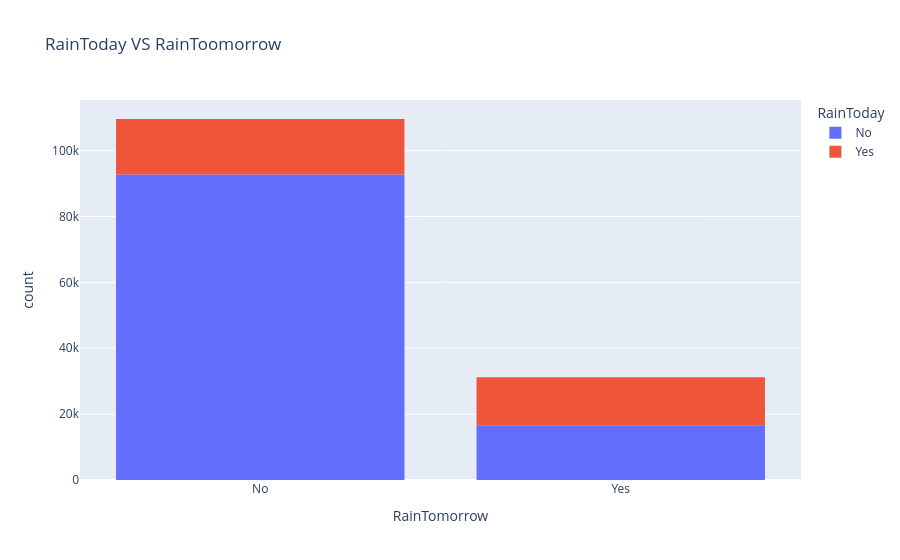

Notebook code for this chart:
### Code cell
px.histogram(df, 
             x='RainTomorrow', 
             title='RainToday VS RainToomorrow', 
             color='RainToday')

### Figure 1 — Plotly figure (JSON) as saved in the notebook; plotly's stock layout.template omitted (floating-point values rounded to 4 significant figures; data arrays with more than 128 entries replaced by an {"elided": "..."} marker saying what was removed)
{"data": [{"bingroup": "x", "hovertemplate": "RainToday=No<br>RainTomorrow=%{x}<br>count=%{y}<extra></extra>", "legendgroup": "No", "marker": {"color": "#636efa", "pattern": {"shape": ""}}, "name": "No", "orientation": "v", "showlegend": true, "type": "histogram", "x": {"elided": "109332 str values"}, "xaxis": "x", "yaxis": "y"}, {"bingroup": "x", "hovertemplate": "RainToday=Yes<br>RainTomorrow=%{x}<br>count=%{y}<extra></extra>", "legendgroup": "Yes", "marker": {"color": "#EF553B", "pattern": {"shape": ""}}, "name": "Yes", "orientation": "v", "showlegend": true, "type": "histogram", "x": {"elided": "31455 str values"}, "xaxis": "x", "yaxis": "y"}], "layout": {"barmode": "relative", "legend": {"title": {"text": "RainToday"}, "tracegroupgap": 0}, "title": {"text": "RainToday VS RainToomorrow"}, "xaxis": {"anchor": "y", "domain": [0, 1], "title": {"text": "RainTomorrow"}}, "yaxis": {"anchor": "x", "domain": [0, 1], "title": {"text": "count"}}}}
